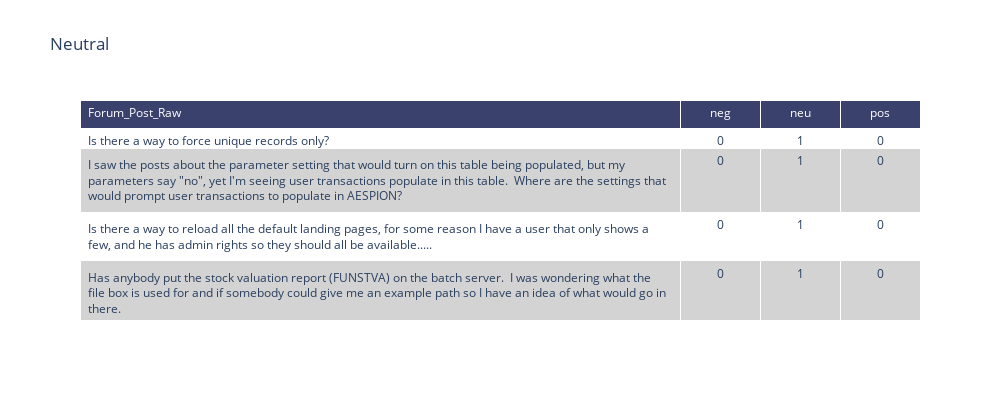
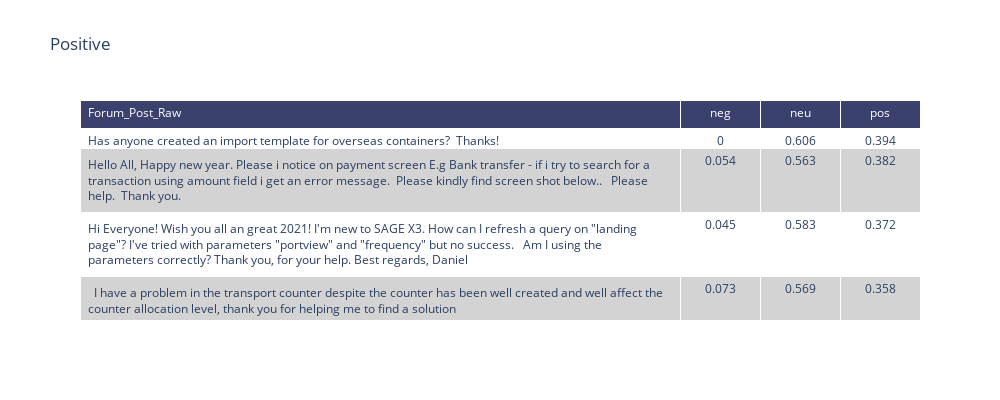
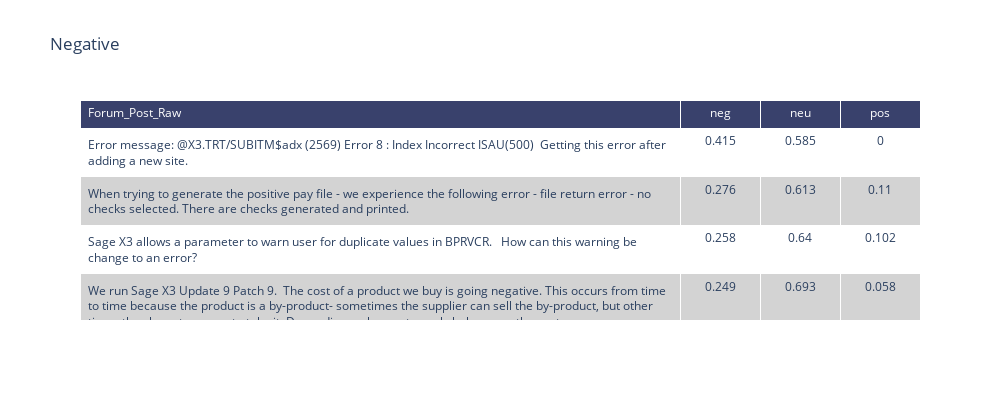

Notebook code for these charts, in order:
### Code cell
import plotly.graph_objects as go
import pandas as pd

def WriteMyTable(dataSets):
    for frame in dataSets:
        headerColor = 'grey'
        rowEvenColor = 'lightgrey'
        rowOddColor = 'white'

        fig = go.Figure(data=[go.Table(
            columnwidth = [300,40,40,40],
            header=dict(values=[x for x in features],
                        fill_color='#39416C',                
                        font=dict(color='white', size=12),
                        align=['left', 'center', 'center', 'center']),
            cells=dict(values=[frame.Forum_Post_Raw, frame.neg, frame.neu, frame.pos],
                    fill_color = [[rowOddColor,rowEvenColor,rowOddColor, rowEvenColor,rowOddColor]*5],
                    align=['left', 'center', 'center', 'center']))
        ])
        fig.update_layout(title=frame.name, width=1000, height=400)
        fig.write_html(frame.name+".html")
        fig.show()

WriteMyTable(dataSets)

### Figure 1 — Plotly figure (JSON) as saved in the notebook; plotly's stock layout.template omitted (floating-point values rounded to 4 significant figures)
{"data": [{"cells": {"align": ["left", "center", "center", "center"], "fill": {"color": [["white", "lightgrey", "white", "lightgrey", "white", "white", "lightgrey", "white", "lightgrey", "white", "white", "lightgrey", "white", "lightgrey", "white", "white", "lightgrey", "white", "lightgrey", "white", "white", "lightgrey", "white", "lightgrey", "white"]]}, "values": [["Is there a way to force unique records only?", "I saw the posts about the parameter setting that would turn on this table being populated, but my parameters say \"no\", yet I'm seeing user transactions populate in this table.  Where are the settings that would prompt user transactions to populate in AESPION?", "Is there a way to reload all the default landing pages, for some reason I have a user that only shows a few, and he has admin rights so they should all be available.....", "Has anybody put the stock valuation report (FUNSTVA) on the batch server. \nI was wondering what the file box is used for and if somebody could give me an example path so I have an idea of what would go in there. ", "Hi,\nWhy does a purchase receipt take the closed state?"], [0, 0, 0, 0, 0], [1, 1, 1, 1, 1], [0, 0, 0, 0, 0]]}, "columnwidth": [300, 40, 40, 40], "header": {"align": ["left", "center", "center", "center"], "fill": {"color": "#39416C"}, "font": {"color": "white", "size": 12}, "values": ["Forum_Post_Raw", "neg", "neu", "pos"]}, "type": "table"}], "layout": {"height": 400, "title": {"text": "Neutral"}, "width": 1000}}

### Figure 2 — Plotly figure (JSON) as saved in the notebook; plotly's stock layout.template omitted (floating-point values rounded to 4 significant figures)
{"data": [{"cells": {"align": ["left", "center", "center", "center"], "fill": {"color": [["white", "lightgrey", "white", "lightgrey", "white", "white", "lightgrey", "white", "lightgrey", "white", "white", "lightgrey", "white", "lightgrey", "white", "white", "lightgrey", "white", "lightgrey", "white", "white", "lightgrey", "white", "lightgrey", "white"]]}, "values": [["Has anyone created an import template for overseas containers?  Thanks!", "Hello All,\nHappy new year.\nPlease i notice on payment screen E.g Bank transfer - if i try to search for a transaction using amount field i get an error message. \nPlease kindly find screen shot below..\n\n\nPlease help.\n\nThank you.", "Hi Everyone! Wish you all an great 2021!\nI'm new to SAGE X3.\nHow can I refresh a query on \"landing page\"?\nI've tried with parameters \"portview\" and \"frequency\" but no success. \n\nAm I using the parameters correctly?\nThank you, for your help.\nBest regards,\nDaniel", "\n\nI have a problem in the transport counter despite the counter has been well created and well affect the counter allocation level, thank you for helping me to find a solution\n\n\n", "EAM JOB CARD Error occurs when trying to save on step 4 'Create transactions'\nPlease advise\n\n'"], [0, 0.054, 0.045, 0.073, 0.127], [0.606, 0.563, 0.583, 0.569, 0.516], [0.394, 0.382, 0.372, 0.358, 0.357]]}, "columnwidth": [300, 40, 40, 40], "header": {"align": ["left", "center", "center", "center"], "fill": {"color": "#39416C"}, "font": {"color": "white", "size": 12}, "values": ["Forum_Post_Raw", "neg", "neu", "pos"]}, "type": "table"}], "layout": {"height": 400, "title": {"text": "Positive"}, "width": 1000}}

### Figure 3 — Plotly figure (JSON) as saved in the notebook; plotly's stock layout.template omitted (floating-point values rounded to 4 significant figures)
{"data": [{"cells": {"align": ["left", "center", "center", "center"], "fill": {"color": [["white", "lightgrey", "white", "lightgrey", "white", "white", "lightgrey", "white", "lightgrey", "white", "white", "lightgrey", "white", "lightgrey", "white", "white", "lightgrey", "white", "lightgrey", "white", "white", "lightgrey", "white", "lightgrey", "white"]]}, "values": [["Error message:\n@X3.TRT/SUBITM$adx (2569) Error 8 : Index Incorrect ISAU(500)\n\nGetting this error after adding a new site.\n", "When trying to generate the positive pay file - we experience the following error - file return error - no checks selected. There are checks generated and printed.", "Sage X3 allows a parameter to warn user for duplicate values in BPRVCR. \n\nHow can this warning be change to an error? \n", "We run Sage X3 Update 9 Patch 9.\n\nThe cost of a product we buy is going negative.\nThis occurs from time to time because the product is a by-product- sometimes the supplier can sell the by-product, but other times they have to pay us to take it.\nDepending on how extremely below zero the costs go, we may even start charging our customers a negative price. \nThis will occur in both back-to-back and stock orders.\n\nCan we support this in X3?\n\nThought process;\n(The following all reads bizarrely to me, but here goes...;)\n1. We raise PO to supplier with negative cost (-$20/ton)\n2. Supplier sends us their invoice with negative cost (-$20/ton)\n3. Supplier pays us based on their (negative) invoice. Is a supplier invoice therefore handled by Accounts Receivable rather than Accounts Payable functions in X3?\n4. We receive goods into inventory at a negative cost (-$20/ton). Average Unit Cost (AUC) goes negative.\n5. We create Sales Order with negative gross price (-$5) and negative cost ($-20) to Customer (Margin = +$15)\n6. We create Sales Delivery with negative gross price (-$5) to Customer.\n7. We create Sales Invoice with negative gross price (-$5) and negative cost ($-20) to Customer (Margin = +$15) \n8. We pay Customer based on our Sales Invoice with negative gross price. Is our Invoice to Customer therefore managed by our Accounts Payable rather than Accounts Receivable functions in X3?\n\nIs this high level process supportable/logical/sensible in X3?\nSteps 3 and 8 are standing out to me the most in consideration of \"How will that work?\"\nAny advice would be appreciated. Thanks in advance.", "D:\\Sage\\SAGEX3V7\\X3V71\\folders\\TEST\\TRT\\WGWMSFCSTD.adx : File Non-existent\n\nHow to resolve this error.\n\nRegards\n"], [0.415, 0.276, 0.258, 0.249, 0.246], [0.585, 0.613, 0.64, 0.693, 0.55], [0, 0.11, 0.102, 0.058, 0.204]]}, "columnwidth": [300, 40, 40, 40], "header": {"align": ["left", "center", "center", "center"], "fill": {"color": "#39416C"}, "font": {"color": "white", "size": 12}, "values": ["Forum_Post_Raw", "neg", "neu", "pos"]}, "type": "table"}], "layout": {"height": 400, "title": {"text": "Negative"}, "width": 1000}}
